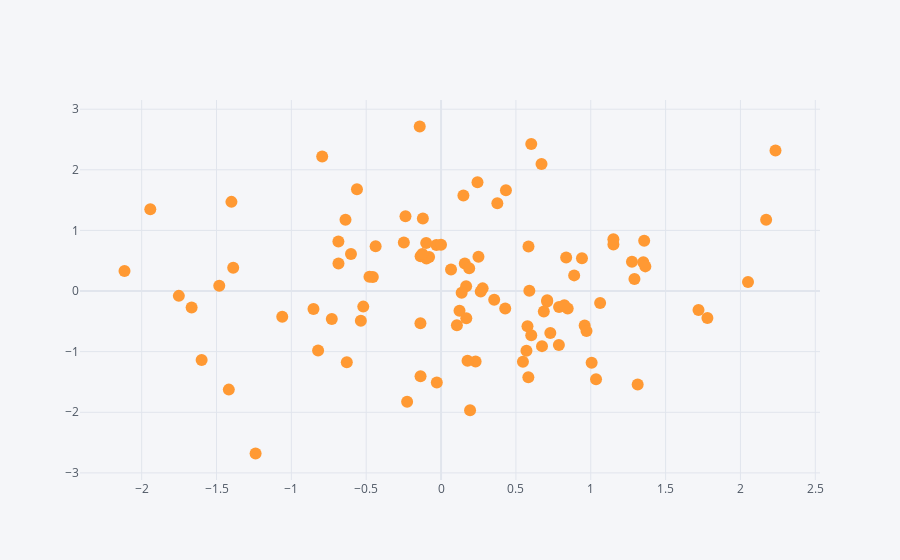

Notebook code cell kept with this figure:
### Code cell
df.iplot(x="a",y="b",mode="markers")
